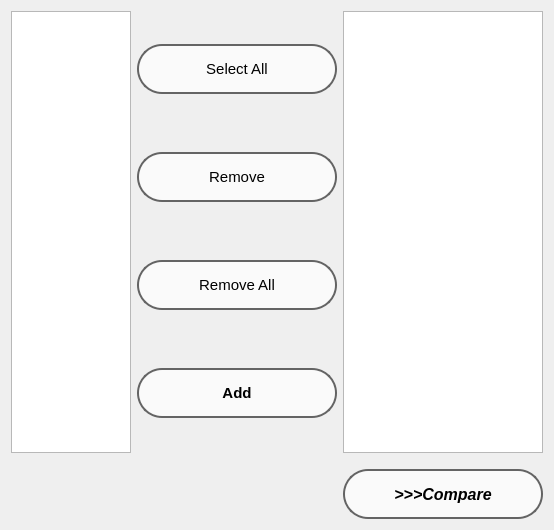
<?xml version="1.0" encoding="UTF-8"?>
<ui version="4.0">
 <class>QWFormCompare2</class>
 <widget class="QWidget" name="QWFormCompare2">
  <property name="geometry">
   <rect>
    <x>0</x>
    <y>0</y>
    <width>554</width>
    <height>530</height>
   </rect>
  </property>
  <property name="windowTitle">
   <string>Form</string>
  </property>
  <layout class="QGridLayout" name="gridLayout">
   <item row="0" column="0">
    <widget class="QListWidget" name="lw_all">
     <property name="maximumSize">
      <size>
       <width>750</width>
       <height>16777215</height>
      </size>
     </property>
    </widget>
   </item>
   <item row="0" column="1">
    <layout class="QVBoxLayout" name="verticalLayout_5">
     <property name="spacing">
      <number>25</number>
     </property>
     <item>
      <widget class="QPushButton" name="btnSelAll">
       <property name="minimumSize">
        <size>
         <width>200</width>
         <height>50</height>
        </size>
       </property>
       <property name="maximumSize">
        <size>
         <width>450</width>
         <height>16777215</height>
        </size>
       </property>
       <property name="font">
        <font>
         <pointsize>11</pointsize>
        </font>
       </property>
       <property name="cursor">
        <cursorShape>PointingHandCursor</cursorShape>
       </property>
       <property name="styleSheet">
        <string notr="true">QPushButton{
	color: black;
	background-color: rgb(250, 250, 250);
	border: 1.5px;
	border-color: rgb(100, 100, 100);
	border-radius: 25px;
	padding: 4px 4px;
	border-style: solid;
}

QPushButton:hover{
	color: Black;
	font-size: 12pt;
	padding: 3px 4px;
	border-color: rgb(150, 150, 150);
	background-color: rgb(225, 255, 255);
}

QPushButton:pressed{
	color: Black;
	font-size: 11pt;
	padding: 3px 4px;
	border-color: rgb(100, 100, 100);
	background-color: rgb(195, 255, 255);
}
</string>
       </property>
       <property name="text">
        <string>Select All</string>
       </property>
      </widget>
     </item>
     <item>
      <widget class="QPushButton" name="btnRemove">
       <property name="minimumSize">
        <size>
         <width>200</width>
         <height>50</height>
        </size>
       </property>
       <property name="maximumSize">
        <size>
         <width>450</width>
         <height>16777215</height>
        </size>
       </property>
       <property name="font">
        <font>
         <pointsize>11</pointsize>
        </font>
       </property>
       <property name="cursor">
        <cursorShape>PointingHandCursor</cursorShape>
       </property>
       <property name="styleSheet">
        <string notr="true">QPushButton{
	color: black;
	background-color: rgb(250, 250, 250);
	border: 1.5px;
	border-color: rgb(100, 100, 100);
	border-radius: 25px;
	padding: 4px 4px;
	border-style: solid;
}

QPushButton:hover{
	color: Black;
	font-size: 12pt;
	padding: 3px 4px;
	border-color: rgb(150, 150, 150);
	background-color: rgb(225, 255, 255);
}

QPushButton:pressed{
	color: Black;
	font-size: 11pt;
	padding: 3px 4px;
	border-color: rgb(100, 100, 100);
	background-color: rgb(195, 255, 255);
}
</string>
       </property>
       <property name="text">
        <string>Remove</string>
       </property>
      </widget>
     </item>
     <item>
      <widget class="QPushButton" name="btnRemoveAll">
       <property name="minimumSize">
        <size>
         <width>200</width>
         <height>50</height>
        </size>
       </property>
       <property name="maximumSize">
        <size>
         <width>450</width>
         <height>16777215</height>
        </size>
       </property>
       <property name="font">
        <font>
         <pointsize>11</pointsize>
        </font>
       </property>
       <property name="cursor">
        <cursorShape>PointingHandCursor</cursorShape>
       </property>
       <property name="styleSheet">
        <string notr="true">QPushButton{
	color: black;
	background-color: rgb(250, 250, 250);
	border: 1.5px;
	border-color: rgb(100, 100, 100);
	border-radius: 25px;
	padding: 4px 4px;
	border-style: solid;
}

QPushButton:hover{
	color: Black;
	font-size: 12pt;
	padding: 3px 4px;
	border-color: rgb(150, 150, 150);
	background-color: rgb(225, 255, 255);
}

QPushButton:pressed{
	color: Black;
	font-size: 11pt;
	padding: 3px 4px;
	border-color: rgb(100, 100, 100);
	background-color: rgb(195, 255, 255);
}
</string>
       </property>
       <property name="text">
        <string>Remove All</string>
       </property>
      </widget>
     </item>
     <item>
      <widget class="QPushButton" name="btnAdd">
       <property name="minimumSize">
        <size>
         <width>200</width>
         <height>50</height>
        </size>
       </property>
       <property name="maximumSize">
        <size>
         <width>450</width>
         <height>16777215</height>
        </size>
       </property>
       <property name="font">
        <font>
         <pointsize>11</pointsize>
         <weight>75</weight>
         <bold>true</bold>
        </font>
       </property>
       <property name="cursor">
        <cursorShape>PointingHandCursor</cursorShape>
       </property>
       <property name="styleSheet">
        <string notr="true">QPushButton{
	color: black;
	background-color: rgb(250, 250, 250);
	border: 1.5px;
	border-color: rgb(100, 100, 100);
	border-radius: 25px;
	padding: 4px 4px;
	border-style: solid;
}

QPushButton:hover{
	color: Black;
	font-size: 12pt;
	padding: 3px 4px;
	border-color: rgb(150, 150, 150);
	background-color: rgb(225, 255, 255);
}

QPushButton:pressed{
	color: Black;
	font-size: 11pt;
	padding: 3px 4px;
	border-color: rgb(100, 100, 100);
	background-color: rgb(195, 255, 255);
}
</string>
       </property>
       <property name="text">
        <string>Add</string>
       </property>
      </widget>
     </item>
    </layout>
   </item>
   <item row="0" column="2">
    <widget class="QListWidget" name="lw_tbCompared">
     <property name="maximumSize">
      <size>
       <width>750</width>
       <height>16777215</height>
      </size>
     </property>
    </widget>
   </item>
   <item row="1" column="2">
    <layout class="QHBoxLayout" name="horizontalLayout_4">
     <property name="topMargin">
      <number>10</number>
     </property>
     <property name="bottomMargin">
      <number>0</number>
     </property>
     <item>
      <widget class="QToolButton" name="btnCompare">
       <property name="minimumSize">
        <size>
         <width>200</width>
         <height>50</height>
        </size>
       </property>
       <property name="maximumSize">
        <size>
         <width>450</width>
         <height>16777215</height>
        </size>
       </property>
       <property name="font">
        <font>
         <pointsize>12</pointsize>
         <weight>75</weight>
         <italic>true</italic>
         <bold>true</bold>
         <underline>false</underline>
        </font>
       </property>
       <property name="cursor">
        <cursorShape>PointingHandCursor</cursorShape>
       </property>
       <property name="styleSheet">
        <string notr="true">QToolButton{
	color: black;
	background-color: rgb(250, 250, 250);
	border: 1.5px;
	border-color: rgb(100, 100, 100);
	border-radius: 25px;
	padding: 4px 4px;
	border-style: solid;
}

QToolButton:hover{
	color: Black;
	font-size: 12pt;
	padding: 3px 4px;
	border-color: rgb(150, 150, 150);
	background-color: rgb(225, 255, 255);
}

QToolButton:pressed{
	color: Black;
	font-size: 11pt;
	padding: 3px 4px;
	border-color: rgb(100, 100, 100);
	background-color: rgb(195, 255, 255);
}
</string>
       </property>
       <property name="text">
        <string>&gt;&gt;&gt;Compare</string>
       </property>
       <property name="iconSize">
        <size>
         <width>16</width>
         <height>16</height>
        </size>
       </property>
      </widget>
     </item>
    </layout>
   </item>
  </layout>
 </widget>
 <resources/>
 <connections>
  <connection>
   <sender>btnSelAll</sender>
   <signal>clicked()</signal>
   <receiver>lw_all</receiver>
   <slot>selectAll()</slot>
   <hints>
    <hint type="sourcelabel">
     <x>235</x>
     <y>67</y>
    </hint>
    <hint type="destinationlabel">
     <x>68</x>
     <y>231</y>
    </hint>
   </hints>
  </connection>
 </connections>
</ui>
